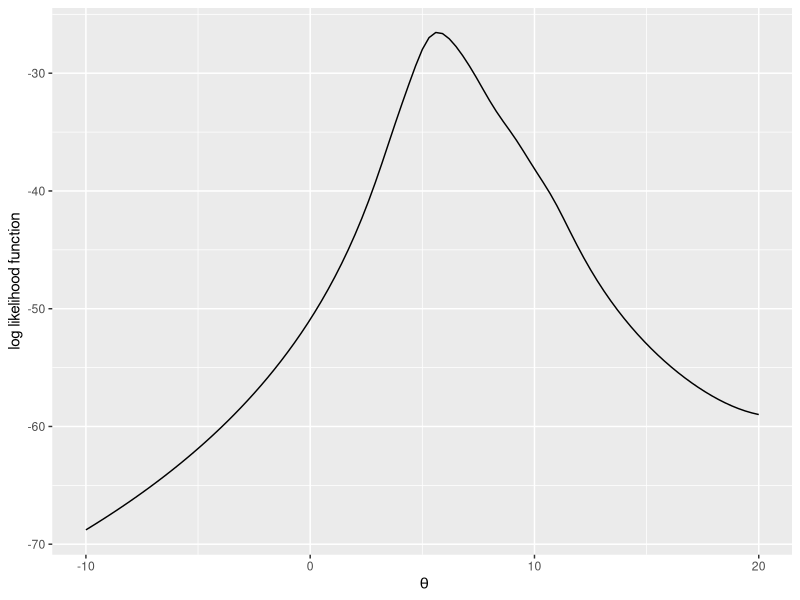
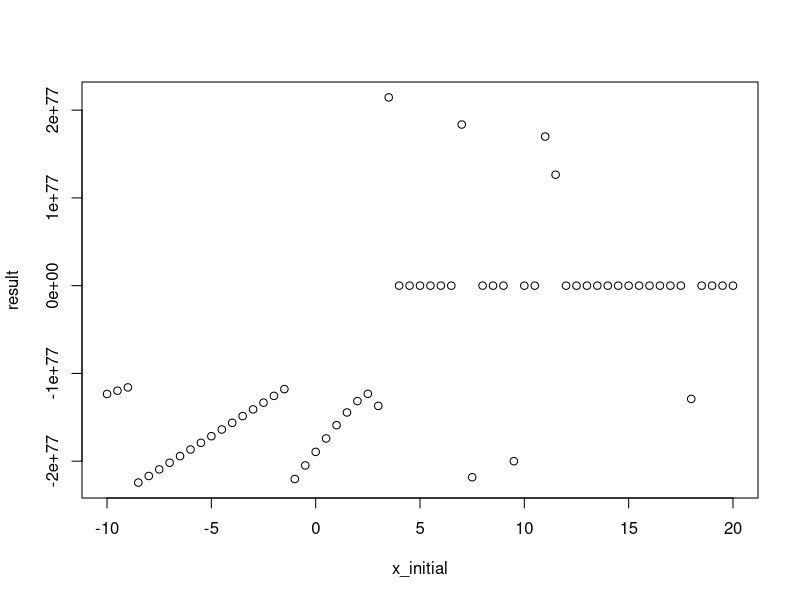
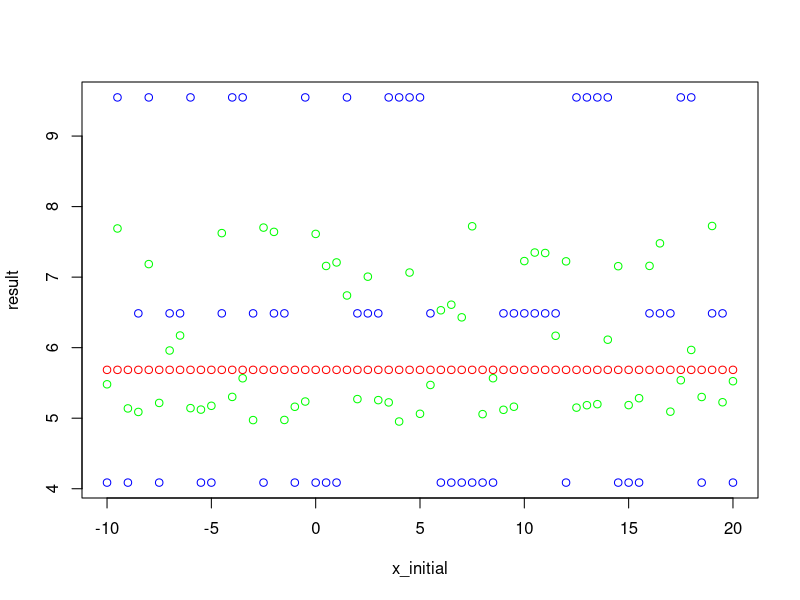

Reproduce these figures in R, in order. (Note: this script raises an error after producing the figures.)
## ---- chunk 1
set.seed(20180909)
X <- rcauchy(10,5)                       #generate a sample of X using cauchy distribution
logfunction <- function(x) {                        #calculate the log likelihood function
  logfunction <- 0
  for (i in 1:length(X)){
    logfunction <- logfunction-log(pi)-log(1+(x- X[i])^2)
  }
  logfunction
}

library("ggplot2")                                        #plot the function against theta
ggplot(data.frame(x= c(-10,20)),aes(x = x))+
         stat_function(fun = function(x) logfunction(x))+
         labs(x=expression(~theta),y="log likelihood function")

## ---- chunk 2
library(pracma)
derivative_1 <- function(x) {         #calculate the derivative of log likelihood function
  dev1 <- 0
  for (i in 1:length(X)){
    dev1 <- dev1-2*(x-X[i])/(1+(x-X[i])^2)
  }
  dev1
}
derivative_2 <- function(x) {  #calculate the second derivative of log likelihood function
  dev2 <- 0
  for (i in 1:length(X)){
    dev2 <- dev2-2*(1-(x-X[i])^2)/(1+(x-X[i])^2)^2
  }
  dev2
}
x_initial <- seq(-10,20,by=0.5)
result <- seq(-10,20,by=0.5)
for (i in 1:length(x_initial)){
  result[i] <- newtonRaphson(derivative_1,x_initial[i],dfun = derivative_2) 
}
plot(x_initial, result)
## ---- chunk 3
alpha <- c(1, 0.64, 0.25)
# define a fixedpoint function 
fixed_point <- function(derivative_1, alpha, x_initial, maxiter = 100, tol = 1e-9){
  x <- x_initial
  for (i in 1:maxiter) {
   x1 <- alpha * derivative_1(x) + x
   if (abs(x1 - x) < tol) break
   x <- x1
  }
  if (i == maxiter) 
    print("maximum iteration")
  x
}
result<- array(0, c(3,length(x_initial)))
for (j in 1:length(alpha)){
  for (i in 1:length(x_initial)){
    result[j,i] <- fixed_point(derivative_1,alpha=alpha[j],x_initial=x_initial[i])}}
#In the image, blue alpha=1, green alpha=0.64,red alpha=0.25
plot(x_initial, result[1,],col="blue",xlab = "x_initial", ylab = "result")
points(x_initial, result[2,],col="green")
points(x_initial, result[3,],col="red")
## ---- chunk 4
I=length(X)/2
fisher_score <- function(derivative_1, x_initial, maxiter = 100, tol = 1e-9){
  x <- x_initial
  for (i in 1:maxiter) {
   x1 <- x + derivative_1(x)/I
   if (abs(x1 - x) < tol) break
   x <- x1
  }
  if (i == maxiter) 
    print("maximum iteration")
  x
}
result <-array(0, c(length(x_initial)))
for (i in 1:length(x_initial)){
  result[i] <- fisher_score(derivative_1=derivative_1, x_initial = x_initial)}
#Then use Newton method to refine the estimate and plot the result.
finalresult <- array(0, c(length(result)))
for (i in 1:length(result)){
  finalresult[i] <- newtonRaphson(derivative_1,result[i],dfun = derivative_2) 
}
plot(x_initial, finalresult)
